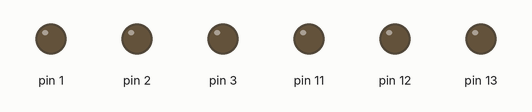
Simulated run of this sketch. Board: Arduino Uno, built with avr-gcc and run on an emulated ATmega328P. On the bench: output pins drawn as LEDs (lit = HIGH).

Above: at 1.0 s.
At 2.5 s:
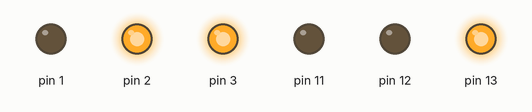
At 3.5 s:
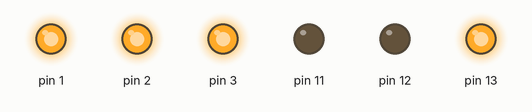
At 6.5 s:
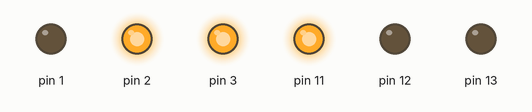
At 9.5 s:
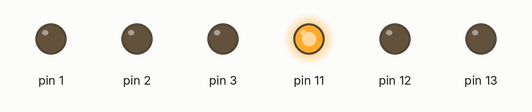
At 12.5 s:
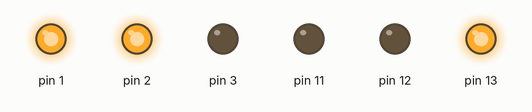
Timing chart, 0 to 13.0 s (numbered marks = the images above):
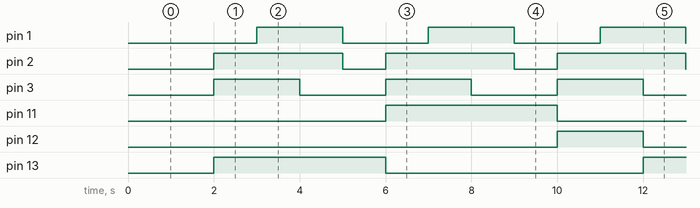

The sketch:

LED_Timers.ino
```cpp
// the setup function runs once when you press reset or power the board

int count;

void setup() {
  pinMode(11, OUTPUT);
  pinMode(12, OUTPUT);
  pinMode(13, OUTPUT);

  pinMode(1, OUTPUT);
  pinMode(2, OUTPUT);
  pinMode(3, OUTPUT);
}

// the loop function runs over and over again forever
void loop() {
  ++count;
  delay(1000);

  //// stoplight // **************************************
  //red
  if (count % 10 == 2)
  {
    digitalWrite(11, LOW);
    digitalWrite(12, LOW);
    digitalWrite(13, HIGH);
  }
    //yellow
  if (count % 10 == 0)
  {
    digitalWrite(11, LOW);
    digitalWrite(12, HIGH);
    digitalWrite(13, LOW);
  }
    //green
  if (count % 10 == 6)
  {
    digitalWrite(11, HIGH);
    digitalWrite(12, LOW);
    digitalWrite(13, LOW);
  }


//// Red White Blue // **************************************
  // red
  if (count % 4 == 0)
  {
    digitalWrite(1, HIGH);
    digitalWrite(2, HIGH);
    digitalWrite(3, LOW);
  }

  // white
    if (count % 4 == 1)
  {
    digitalWrite(1, LOW);
    digitalWrite(2, LOW);
    digitalWrite(3, LOW);
  }
  // blue
    if (count % 4 == 2)
  {
    digitalWrite(1, LOW);
    digitalWrite(2, HIGH);
    digitalWrite(3, HIGH);
  }
  // off
    if (count % 4 == 3)
  {
    digitalWrite(1, HIGH);
    digitalWrite(2, HIGH);
    digitalWrite(3, HIGH);
  }

}
```

Measured:
- by itself, pin 1, pin 3: alternates HIGH for 2.0 s and LOW for 2.0 s
- by itself, pin 2: alternates HIGH for 3.0 s and LOW for 1.0 s
- by itself, pin 11, pin 13: alternates HIGH for 4.0 s and LOW for 6.0 s
- by itself, pin 12: alternates HIGH for 2.0 s and LOW for 8.0 s
